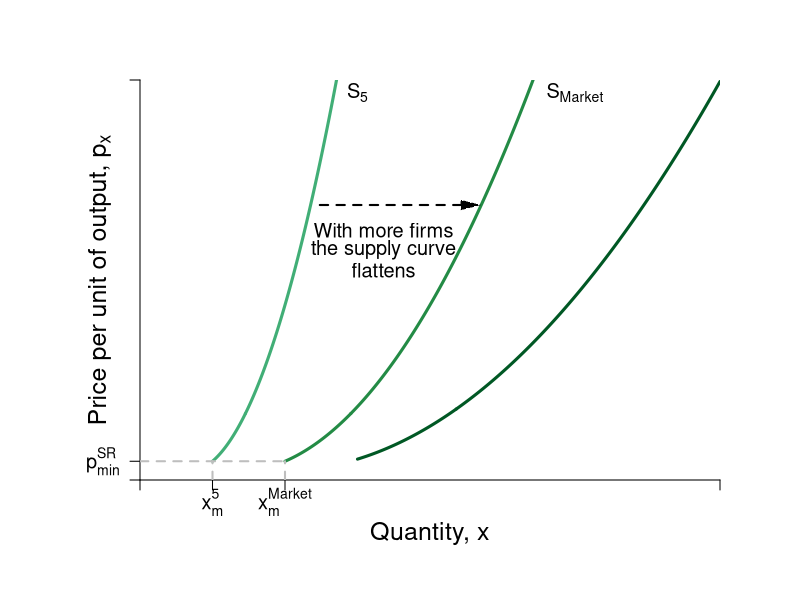

Recreate this plot in R.
#Graph Designer: Simon Halliday
#Authors: Bowles, Foley and Halliday
#Title: Coordination, Conflict and Competition: A Text in Microeconomics

require(shape)
pdf(file = "firmmarketsupply/supply_upward_market_cube.pdf", width = 9, height = 7)

#Set parameters for graphics
axislabelsize <- 1.5
labelsize <- 1.2
graphlinewidth <- 3
segmentlinewidth <- 2

COL <- c("#7fc97f", "#beaed4", "#fdc086", "#ffff99", "#386cb0", "#f0027f", "#bf5b17", "#666666")
COLA <- c("#e0f3db", "#99d8c9","#66c2a4","#41ae76", "#238b45", "#005824")
COLB <- c("#c6dbef", "#4eb3d3", "#2b8cbe", "#0868ac","#084081")

#Edited the margins to cater for the larger LHS labels
par(mar =  c(6, 7, 4, 4))

AvgRevenue <- function(x, rmax = 12, xmax = 12){
  rmax - (rmax/xmax)*x
}

MRevenue <- function(x, rmax = 12, xmax = 12){
  rmax - 2*(rmax/xmax)*x
}

Cost <- function(x, c0 = 6, c1 = 2, c2 = -0.5, c3 = 0.3){
  c0 + c1*x + c2*x^2 + c3*x^3 
}

AvgCost <- function(x, c0 = 6, c1 = 2, c2 = -1, c3 = 0.2){
  c0/x + c1 + c2*x + c3*x^2
}

AvgVarCost <- function(x, c0 = 6, c1 = 2, c2 = -1, c3 = 0.2){
  c1 + c2*x + c3*x^2
}

MCost <- function(x, c1 = 2, c2 = -1, c3 = 0.2){
  c1 + 2*c2*x + 3*c3*x^2
}

TwoFirmMCost <- function(x, c1 = 2, c2 = -1/2, c3 = 0.2/4){
  c1 + 2*c2*x + 3*c3*x^2
}

FiveFirmMCost <- function(x, c1 = 2, c2 = -1/5, c3 = 0.2/25){
  c1 + 2*c2*x + 3*c3*x^2
}

MarketMCost <- function(x, c1 = 2, c2 = -1/10, c3 = 0.2/100){
  c1 + 2*c2*x + 3*c3*x^2
}

MarketMCost_2 <- function(x, c1 = 2, c2 = -1/15, c3 = 0.2/220){
  c1 + 2*c2*x + 3*c3*x^2
}

xlims <- c(0, 100)
#xlims <- c(0, 75) 
ylims <- c(0, 16)

npts <- 501 

plot(0, 0, xlim = xlims, ylim = ylims, type = "n",
     xlab = expression(paste("")),
     ylab = expression(paste("")), 
     xaxt = "n", 
     yaxt = "n", 
     cex.lab = axislabelsize, 
     bty = "n",
     xaxs="i", 
     yaxs="i")

# ticksy <- seq(from = ylims[1], to = ylims[2], by = 1)
# ylabels <- seq(from = ylims[1], to = ylims[2], by = 1)
# ticksx <- seq(from = xlims[1], to = xlims[2], by = 1)
# xlabels <- seq(from = xlims[1], to = xlims[2], by = 1)
ticksy <- c(0, MCost(x = 2.5), ylims[2])
ylabels <- c(NA,  expression(paste(p[min]^{SR})), NA)
ticksx <- c(0,2.5*5, 2.5*10, xlims[2])
xlabels <- c(NA, expression(paste(x[m]^{5})), expression(paste(x[m]^{Market})), NA)

axis(1, at = ticksx, pos = 0, labels = xlabels, cex.axis = labelsize)
axis(2, at = ticksy, pos = 0, labels = ylabels, las = 1, cex.axis = labelsize)

npts <- 500 
xx1 <- seq(xlims[1], xlims[2], length.out = npts)
xx2 <- seq(5/2, 3.63514, length.out = npts)
xx3 <- seq(3.63514, xlims[2], length.out = npts)
xx4 <- seq(3.63514*2, xlims[2], length.out = npts)
xx5 <- seq(3.63514*5, xlims[2], length.out = npts)
xx6 <- seq(3.63514*10, xlims[2], length.out = npts)
xx11 <- seq(3.63514*15, xlims[2], length.out = npts)

xx7 <- seq(2.5, 3.63514, length.out = npts)
xx8 <- seq(2.5*2, 3.63514*2, length.out = npts)
xx9 <- seq(2.5*5, 3.63514*5, length.out = npts)
xx10 <- seq(2.5*10, 3.63514*10, length.out = npts)
xx12 <- seq(2.5*15, 3.63514*15, length.out = npts)

#lines(xx1, AvgCost(xx1), col = COLA[6], lwd = graphlinewidth)
#lines(xx1, AvgVarCost(xx1), col = COLA[5], lwd = graphlinewidth)
#lines(xx3, MCost(xx3), col = COLA[2], lwd = graphlinewidth)
#lines(xx4, TwoFirmMCost(xx4), col = COLA[3], lwd = graphlinewidth)
lines(xx5, FiveFirmMCost(xx5), col = COLA[4], lwd = graphlinewidth)
lines(xx6, MarketMCost(xx6), col = COLA[5], lwd = graphlinewidth)
#lines(xx7, MCost(xx7), col = COLA[2], lwd = graphlinewidth)
#lines(xx8, TwoFirmMCost(xx8), col = COLA[3], lwd = graphlinewidth)
lines(xx9, FiveFirmMCost(xx9), col = COLA[4], lwd = graphlinewidth)
lines(xx10, MarketMCost(xx10), col = COLA[5], lwd = graphlinewidth)

lines(xx11, MarketMCost_2(xx11), col = COLA[6], lwd = graphlinewidth)

lines(xx12, MarketMCost_2(xx12), col = COLA[6], lwd = graphlinewidth)


#Label the axes
mtext(expression(paste("Quantity, ", x)), side = 1, line = 2.5, cex = axislabelsize)
#mtext(expression(paste("Quantity of output, ", x)), side = 1, line = 2.5, cex = axislabelsize)
text(-7, 0.5*ylims[2], expression(paste("Price per unit of output, ", p[x])), xpd = TRUE, cex = axislabelsize, srt = 90) 

#Label curves
# text(6.1, 4.9, expression(paste(ac(x))), cex = labelsize)
# text(7.5, 4.9, expression(paste(avc(x))), cex = labelsize)
#text(8, 15.5, expression(paste(S[1])), cex = labelsize)
#text(15, 15.5, expression(paste(S[2])), cex = labelsize)
text(37.5, 15.5, expression(paste(S[5])), cex = labelsize)
text(75, 15.5, expression(paste(S[Market])), cex = labelsize)

#text(9, 8.5, expression(paste("curve for")), cex = labelsize)
#text(9, 9, expression(paste("1 firm")), cex = labelsize)

#text(8, 8, expression(paste(mc(x))), cex = labelsize)


text(42, 10, expression(paste("With more firms")), cex = labelsize)
text(42, 9.2, expression(paste("the supply curve")), cex = labelsize)
text(42, 8.4, expression(paste("flattens")), cex = labelsize)
#Arrows(6.5 ,11, 10, 11, col = "black", code = 2, lty = 2, lwd = 2, arr.type = "triangle", arr.lwd = 0.5)
#Arrows(13 ,11, 27, 11, col = "black", code = 2, lty = 2, lwd = 2, arr.type = "triangle", arr.lwd = 0.5)
Arrows(31 ,11, 57, 11, col = "black", code = 2, lty = 2, lwd = 2, arr.type = "triangle", arr.lwd = 0.5)
#Draw segments for total costs
# segments(0, MCost(x = 5/2), 3.63514, MCost(x = 5/2), lty = 2, col = "gray" , lwd = segmentlinewidth)
# segments(5/2, 0, 5/2, MCost(x = 5/2), lty = 2, col = "gray" , lwd = segmentlinewidth)
# 

#segments(0, MarketMCost(x = 3.63514*10), 3.63514*10, MarketMCost(x = 3.63514*10), lty = 2, col = "gray" , lwd = segmentlinewidth)
# segments(3.63514, 0, 3.63514, MCost(x = 3.63514), lty = 2, col = "gray" , lwd = segmentlinewidth)
# segments(3.63514*2, 0, 3.63514*2, TwoFirmMCost(x = 3.63514*2), lty = 2, col = "gray" , lwd = segmentlinewidth)
# segments(3.63514*5, 0, 3.63514*5, FiveFirmMCost(x = 3.63514*5), lty = 2, col = "gray" , lwd = segmentlinewidth)
# segments(36.3514, 0, 36.3514, MarketMCost(x = 36.3514), lty = 2, col = "gray" , lwd = segmentlinewidth)

segments(0, MarketMCost(x = 2.5*10), 2.5*10, MarketMCost(x = 2.5*10), lty = 2, col = "gray" , lwd = segmentlinewidth)
#segments(2.5, 0, 2.5, MCost(x = 2.5), lty = 2, col = "gray" , lwd = segmentlinewidth)
#segments(2.5*2, 0, 2.5*2, TwoFirmMCost(x = 2.5*2), lty = 2, col = "gray" , lwd = segmentlinewidth)
segments(2.5*5, 0, 2.5*5, FiveFirmMCost(x = 2.5*5), lty = 2, col = "gray" , lwd = segmentlinewidth)
segments(2.5*10, 0, 2.5*10, MarketMCost(x = 2.5*10), lty = 2, col = "gray" , lwd = segmentlinewidth)


#Label Points for comparison
# points(3.63514, MCost(x = 3.63514), pch = 16, col = "black", cex = 1.5)
# text(3.63514 + 1, MCost(x = 3.63514) - 0.65, expression(a), cex = labelsize)
# points(3.63514*2, TwoFirmMCost(x = 3.63514*2), pch = 16, col = "black", cex = 1.5)
# text(3.63514*2 + 1, TwoFirmMCost(x = 3.63514*2) - 0.65, expression(b), cex = labelsize)
# points(3.63514*5, FiveFirmMCost(x = 3.63514*5), pch = 16, col = "black", cex = 1.5)
# text(3.63514*5 + 1, FiveFirmMCost(x = 3.63514*5) - 0.65, expression(c), cex = labelsize)
# points(3.63514*10, MarketMCost(x = 3.63514*10), pch = 16, col = "black", cex = 1.5)
# text(3.63514*10 + 1, MarketMCost(x = 3.63514*10) - 0.65, expression(d), cex = labelsize)

# points(5/2, MCost(x = 5/2), pch = 16, col = "black", cex = 1.5)
# text(5/2 + 0.15, MCost(x = 5/2) - 0.15, expression(b), cex = labelsize)

#Arrow to for sr losses
# text(1.5, 2.22, expression(paste(p[min]^{SR} < p, phantom() < p[min]^{LR})), cex = labelsize)
# text(1.5, 2, expression(paste("short-run losses")), cex = labelsize)
# text(1.5, 1.78, expression(paste("firm supplies x")), cex = labelsize)
# text(1.5, 1.6, expression(paste("in short run")), cex = labelsize)
# text(1.5, 1.38, expression(paste("not long run")), cex = labelsize)
# 



#Arrow to for sr shutdown
# text(5.5, 0.7, expression(paste(p < p[min]^{SR})), cex = labelsize)
# text(5.5, 0.45, expression(paste("unable to cover fixed costs")), cex = labelsize)
# text(5.5, 0.25, expression(paste("firm shuts down")), cex = labelsize)
# Arrows(3.8, 0.1, 3.8, MCost(x = 5/2) - 0.1, col = "black", code = 3, lty = 1, lwd = 2, arr.type = "triangle", arr.lwd = 0.5)


dev.off()
